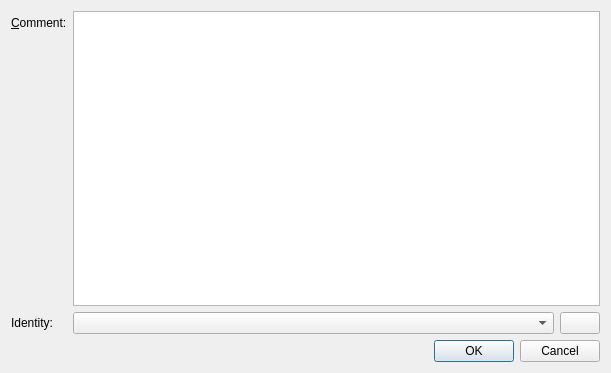
<?xml version="1.0" encoding="UTF-8"?>
<ui version="4.0">
 <class>PushDialog</class>
 <widget class="QDialog" name="PushDialog">
  <property name="geometry">
   <rect>
    <x>0</x>
    <y>0</y>
    <width>611</width>
    <height>373</height>
   </rect>
  </property>
  <property name="windowTitle">
   <string>Dialog</string>
  </property>
  <layout class="QVBoxLayout" name="verticalLayout">
   <item>
    <layout class="QFormLayout" name="formLayout">
     <item row="0" column="0">
      <widget class="QLabel" name="label">
       <property name="text">
        <string>&amp;Comment:</string>
       </property>
       <property name="buddy">
        <cstring>textEdit</cstring>
       </property>
      </widget>
     </item>
     <item row="0" column="1">
      <widget class="QTextEdit" name="textEdit">
       <property name="sizePolicy">
        <sizepolicy hsizetype="Expanding" vsizetype="Expanding">
         <horstretch>0</horstretch>
         <verstretch>1</verstretch>
        </sizepolicy>
       </property>
      </widget>
     </item>
     <item row="1" column="0">
      <widget class="QLabel" name="label_2">
       <property name="text">
        <string>Identity:</string>
       </property>
      </widget>
     </item>
     <item row="1" column="1">
      <layout class="QHBoxLayout" name="horizontalLayout" stretch="1,0">
       <item>
        <widget class="QComboBox" name="comboBox">
         <property name="sizePolicy">
          <sizepolicy hsizetype="Preferred" vsizetype="Expanding">
           <horstretch>0</horstretch>
           <verstretch>0</verstretch>
          </sizepolicy>
         </property>
        </widget>
       </item>
       <item>
        <widget class="QPushButton" name="pushButton">
         <property name="sizePolicy">
          <sizepolicy hsizetype="Minimum" vsizetype="Minimum">
           <horstretch>0</horstretch>
           <verstretch>0</verstretch>
          </sizepolicy>
         </property>
         <property name="text">
          <string/>
         </property>
         <property name="icon">
          <iconset resource="../ressources.qrc">
           <normaloff>:/icons/icons/three91.png</normaloff>:/icons/icons/three91.png</iconset>
         </property>
        </widget>
       </item>
      </layout>
     </item>
    </layout>
   </item>
   <item>
    <widget class="QDialogButtonBox" name="buttonBox">
     <property name="orientation">
      <enum>Qt::Horizontal</enum>
     </property>
     <property name="standardButtons">
      <set>QDialogButtonBox::Cancel|QDialogButtonBox::Ok</set>
     </property>
    </widget>
   </item>
  </layout>
 </widget>
 <resources>
  <include location="../ressources.qrc"/>
 </resources>
 <connections>
  <connection>
   <sender>buttonBox</sender>
   <signal>accepted()</signal>
   <receiver>PushDialog</receiver>
   <slot>accept()</slot>
   <hints>
    <hint type="sourcelabel">
     <x>248</x>
     <y>254</y>
    </hint>
    <hint type="destinationlabel">
     <x>157</x>
     <y>274</y>
    </hint>
   </hints>
  </connection>
  <connection>
   <sender>buttonBox</sender>
   <signal>rejected()</signal>
   <receiver>PushDialog</receiver>
   <slot>reject()</slot>
   <hints>
    <hint type="sourcelabel">
     <x>316</x>
     <y>260</y>
    </hint>
    <hint type="destinationlabel">
     <x>286</x>
     <y>274</y>
    </hint>
   </hints>
  </connection>
 </connections>
</ui>
